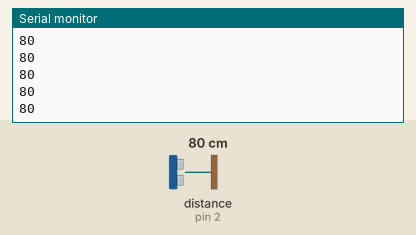
Recording of a sketch running on a simulated Arduino Uno, built with avr-gcc and run on an emulated ATmega328P. Shown: the last lines printed to the serial monitor. Wiring (inferred from the names in the program): ultrasonic range finder: trigger pin 3; echo pin 2. Inputs (shaded band) come from the test bench; at power-on: distance to the obstacle (sensor on pin 2) 80 cm. The echo pulse lasts 58.3 µs per cm.

Above: at 1.2 s.
1.3 s: distance to the obstacle (sensor on pin 2) set to 2 cm
At 1.34 s:
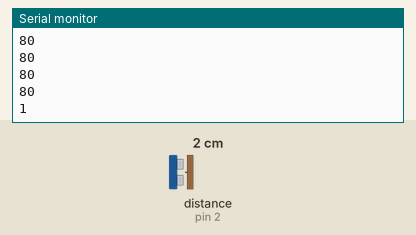
2.8 s: distance to the obstacle (sensor on pin 2) set to 4 cm
At 2.81 s:
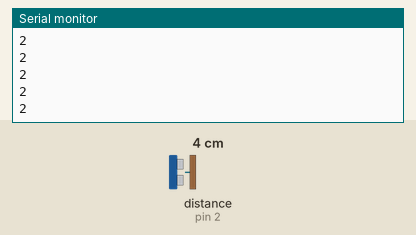
Timing chart, 0 to 5.8 s (numbered marks = the images above; inputs shaded):
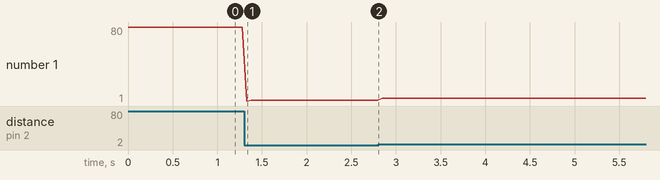

Measured:
- after the input at 1.3 s, the serial monitor: prints a new line at once (image 1)
- plotted number 1: 80 → 2 after the input at 1.3 s, 2 → 4 after the input at 2.8 s

The sketch:

Sonic_Serial.ino
```cpp
// << Sonic_Serial.ino >>
#define ECHOPIN 2      // echo pulse receive pin
#define TRIGPIN 3       // trigger signal sending pin
void setup(){
  Serial.begin(9600);
  pinMode(ECHOPIN, INPUT);
  pinMode(TRIGPIN, OUTPUT);
}
void loop(){
  digitalWrite(TRIGPIN, LOW);    // trigger pin 2[uS] “LOW”
  delayMicroseconds(2);
  digitalWrite(TRIGPIN, HIGH);   // “ranging” triggering 10[uS] “HIGH”
  delayMicroseconds(10);
  digitalWrite(TRIGPIN, LOW);           // trigger pin “LOW”
  int distance = pulseIn(ECHOPIN, HIGH);     // pulse time reading
  distance= distance/58;           // calculate distance via pulse time
  Serial.println(distance);
  delay(50);                           // waiting 50[mS] for next action
}
```
